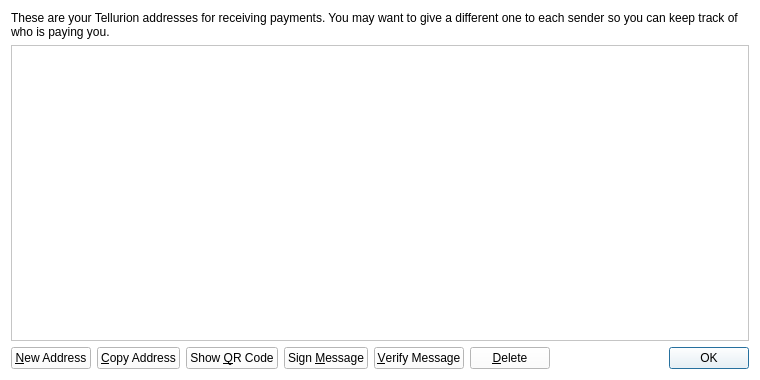
<?xml version="1.0" encoding="UTF-8"?>
<ui version="4.0">
 <class>AddressBookPage</class>
 <widget class="QWidget" name="AddressBookPage">
  <property name="geometry">
   <rect>
    <x>0</x>
    <y>0</y>
    <width>760</width>
    <height>380</height>
   </rect>
  </property>
  <property name="windowTitle">
   <string>Address Book</string>
  </property>
  <property name="styleSheet">
   <string notr="true">background-color: rgb(255, 255, 255);</string>
  </property>
  <layout class="QVBoxLayout" name="verticalLayout">
   <item>
    <widget class="QLabel" name="labelExplanation">
     <property name="text">
      <string>These are your Tellurion addresses for receiving payments. You may want to give a different one to each sender so you can keep track of who is paying you.</string>
     </property>
     <property name="textFormat">
      <enum>Qt::PlainText</enum>
     </property>
     <property name="wordWrap">
      <bool>true</bool>
     </property>
    </widget>
   </item>
   <item>
    <widget class="QTableView" name="tableView">
     <property name="contextMenuPolicy">
      <enum>Qt::CustomContextMenu</enum>
     </property>
     <property name="toolTip">
      <string>Double-click to edit address or label</string>
     </property>
     <property name="tabKeyNavigation">
      <bool>false</bool>
     </property>
     <property name="alternatingRowColors">
      <bool>true</bool>
     </property>
     <property name="selectionMode">
      <enum>QAbstractItemView::SingleSelection</enum>
     </property>
     <property name="selectionBehavior">
      <enum>QAbstractItemView::SelectRows</enum>
     </property>
     <property name="sortingEnabled">
      <bool>true</bool>
     </property>
     <attribute name="verticalHeaderVisible">
      <bool>false</bool>
     </attribute>
    </widget>
   </item>
   <item>
    <layout class="QHBoxLayout" name="horizontalLayout">
     <item>
      <widget class="QPushButton" name="newAddressButton">
       <property name="toolTip">
        <string>Create a new address</string>
       </property>
       <property name="text">
        <string>&amp;New Address</string>
       </property>
       <property name="icon">
        <iconset resource="../bitcoin.qrc">
         <normaloff>:/icons/add</normaloff>:/icons/add</iconset>
       </property>
      </widget>
     </item>
     <item>
      <widget class="QPushButton" name="copyToClipboard">
       <property name="toolTip">
        <string>Copy the currently selected address to the system clipboard</string>
       </property>
       <property name="text">
        <string>&amp;Copy Address</string>
       </property>
       <property name="icon">
        <iconset resource="../bitcoin.qrc">
         <normaloff>:/icons/editcopy</normaloff>:/icons/editcopy</iconset>
       </property>
      </widget>
     </item>
     <item>
      <widget class="QPushButton" name="showQRCode">
       <property name="text">
        <string>Show &amp;QR Code</string>
       </property>
       <property name="icon">
        <iconset resource="../bitcoin.qrc">
         <normaloff>:/icons/qrcode</normaloff>:/icons/qrcode</iconset>
       </property>
      </widget>
     </item>
     <item>
      <widget class="QPushButton" name="signMessage">
       <property name="toolTip">
        <string>Sign a message to prove you own an Tellurion address</string>
       </property>
       <property name="text">
        <string>Sign &amp;Message</string>
       </property>
       <property name="icon">
        <iconset resource="../bitcoin.qrc">
         <normaloff>:/icons/edit</normaloff>:/icons/edit</iconset>
       </property>
      </widget>
     </item>
     <item>
      <widget class="QPushButton" name="verifyMessage">
       <property name="toolTip">
        <string>Verify a message to ensure it was signed with a specified Tellurion address</string>
       </property>
       <property name="text">
        <string>&amp;Verify Message</string>
       </property>
       <property name="icon">
        <iconset resource="../bitcoin.qrc">
         <normaloff>:/icons/transaction_0</normaloff>:/icons/transaction_0</iconset>
       </property>
      </widget>
     </item>
     <item>
      <widget class="QPushButton" name="deleteButton">
       <property name="toolTip">
        <string>Delete the currently selected address from the list</string>
       </property>
       <property name="text">
        <string>&amp;Delete</string>
       </property>
       <property name="icon">
        <iconset resource="../bitcoin.qrc">
         <normaloff>:/icons/remove</normaloff>:/icons/remove</iconset>
       </property>
      </widget>
     </item>
     <item>
      <spacer name="horizontalSpacer">
       <property name="orientation">
        <enum>Qt::Horizontal</enum>
       </property>
       <property name="sizeHint" stdset="0">
        <size>
         <width>40</width>
         <height>20</height>
        </size>
       </property>
      </spacer>
     </item>
     <item>
      <widget class="QDialogButtonBox" name="buttonBox">
       <property name="sizePolicy">
        <sizepolicy hsizetype="Maximum" vsizetype="Fixed">
         <horstretch>0</horstretch>
         <verstretch>0</verstretch>
        </sizepolicy>
       </property>
       <property name="standardButtons">
        <set>QDialogButtonBox::Ok</set>
       </property>
      </widget>
     </item>
    </layout>
   </item>
  </layout>
 </widget>
 <resources>
  <include location="../bitcoin.qrc"/>
 </resources>
 <connections/>
</ui>
